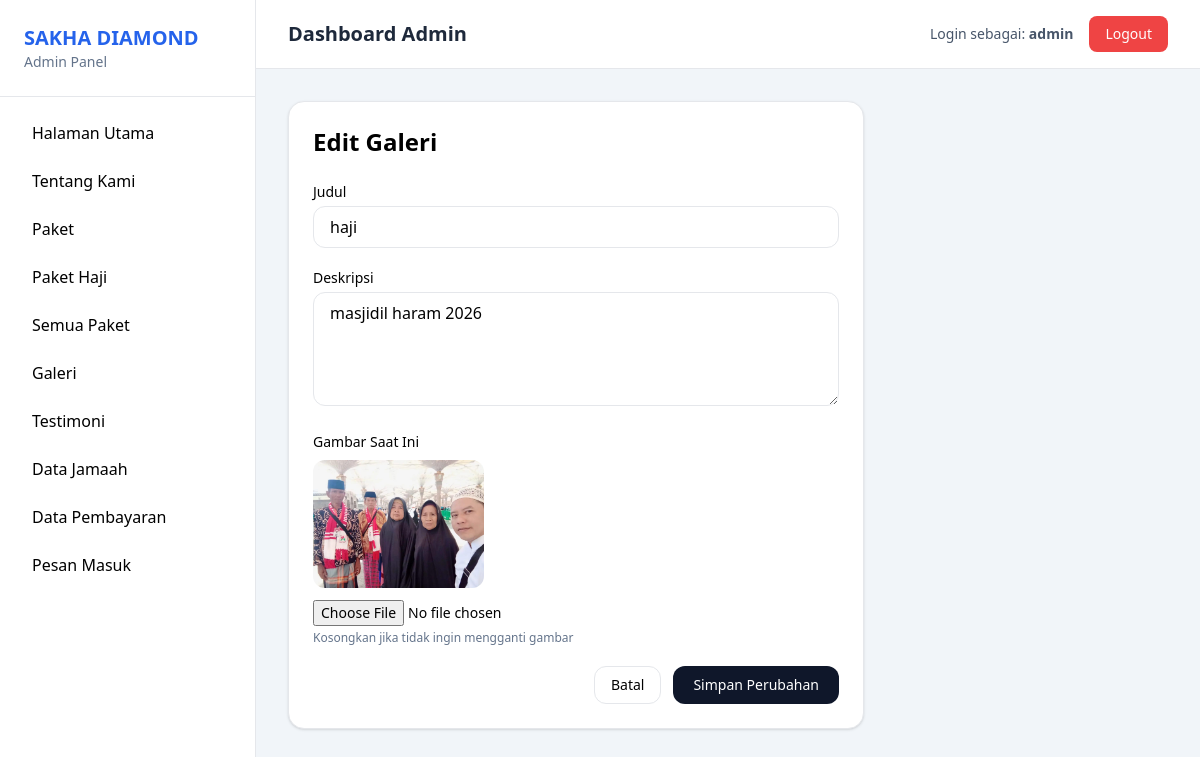
The page /Admin/dashboard.php?page=edit_galeri&id=12 (signed in) on the database its author committed.
### tables this page shows
CREATE TABLE `galeri` (
  `id` int(11) NOT NULL,
  `judul` varchar(150) DEFAULT NULL,
  `deskripsi` text DEFAULT NULL,
  `gambar` varchar(255) DEFAULT NULL,
  `created_at` timestamp NOT NULL DEFAULT current_timestamp()
);

### Admin/edit_galeri.php (the view, shortened to what this page needs)
<?php
require_once __DIR__ . "/../config/koneksi.php";
$id = $_GET['id'] ?? $_POST['id'] ?? null;
$data = mysqli_query($conn, "SELECT * FROM galeri WHERE id='$id'");
$galeri = mysqli_fetch_assoc($data);
?>
<div class="max-w-xl bg-white rounded-2xl shadow border p-6">
    <h2 class="text-2xl font-semibold mb-6">Edit Galeri</h2>
    <form method="POST" enctype="multipart/form-data" class="space-y-5">
        <div>
            <label class="block text-sm mb-1">Judul</label>
            <input type="text" name="judul" required
                   value="<?= htmlspecialchars($galeri['judul']); ?>"
                   class="w-full border rounded-xl px-4 py-2 focus:ring focus:ring-slate-200">
        </div>
        <div>
            <label class="block text-sm mb-1">Deskripsi</label>
            <textarea name="deskripsi" rows="4" required
                      class="w-full border rounded-xl px-4 py-2 focus:ring focus:ring-slate-200"><?= htmlspecialchars($galeri['deskripsi']); ?></textarea>
        </div>
        <div>
            <label class="block text-sm mb-2">Gambar Saat Ini</label>
            <img src="../assets/img/<?= $galeri['gambar']; ?>" class="h-32 rounded-xl mb-3">
            <input type="file" name="gambar" class="text-sm">
            <p class="text-xs text-slate-500 mt-1">
                Kosongkan jika tidak ingin mengganti gambar
            </p>
        </div>
        <div class="flex justify-end gap-3">
            <a href="dashboard.php?page=galeri"
               class="px-4 py-2 border rounded-xl text-sm">
                Batal
            </a>
            <button type="submit"
                    class="bg-slate-900 text-white px-5 py-2 rounded-xl text-sm">
                Simpan Perubahan
            </button>
        </div>
    </form>
</div>

### rows shown on the page
galeri: judul "haji", deskripsi "masjidil haram 2026", gambar (picture)

### other values the page prints
$_SESSION['admin'] "admin"
